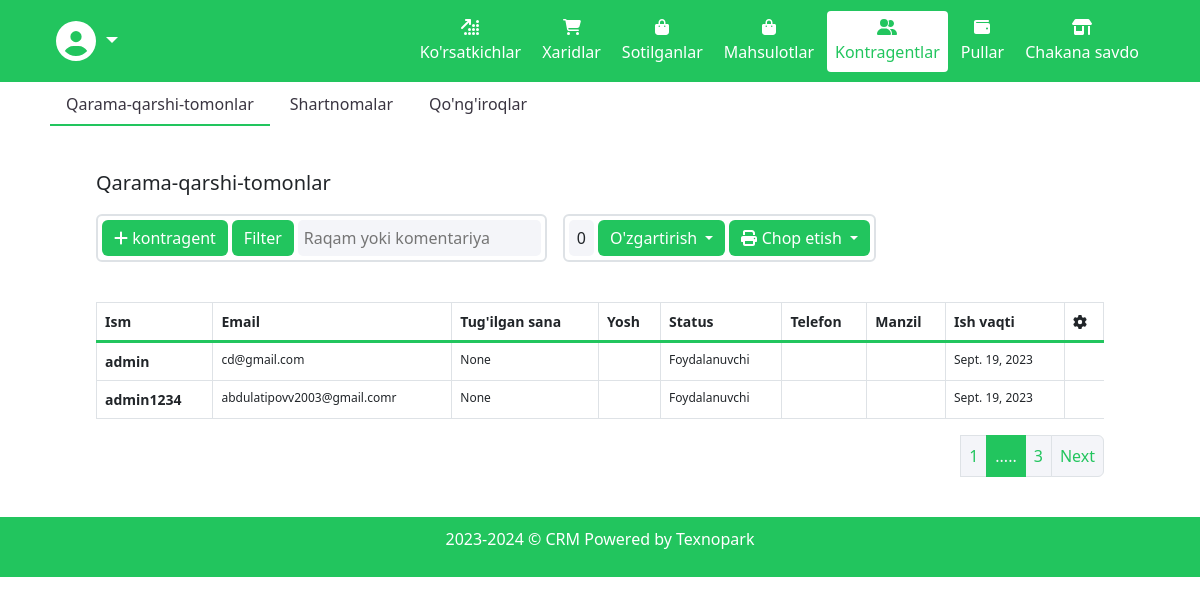
The page /accounts/employee/ (signed in) on the database its author committed.
### accounts/models.py (models this page shows, shortened)
class User(AbstractUser):
    STATUS = (
        ('Sotuvchi', 'Sotuvchi'),
        ('Qabul_qiluvchi', 'Qabul qiluvchi'),
        ('Foydalanuvchi', 'Foydalanuvchi'),
    )
    image = models.ImageField(upload_to='user-images/')
    email = models.EmailField(max_length=200)
    birthday = models.DateField(null=True, verbose_name="Tug'ilgan sana")
    age = models.CharField(max_length=100)
    status = models.CharField(max_length=255, choices=STATUS, default='Foydalanuvchi')
    phone = models.CharField(max_length=100, blank=True)
    address = models.CharField(max_length=200)
    acceptance_date = models.DateField(auto_now_add=True)
    def get_full_name(self):
        if self.first_name and self.last_name:
            return f"{self.first_name} {self.last_name}"
        else:
            return f"{self.username}"

### accounts/views.py (the view)
# urls.py: path('employee/', views.employee, name='employee'),
def employee(request):
    user_list = User.objects.all()
    paginator = Paginator(user_list, 2)  # Show 25 contacts per page.
    page_number = request.GET.get("page")
    object_list = User.objects.filter(is_staff=True).page_obj = paginator.get_page(page_number)
    context = {
        'object_list':object_list,
    }
    return render(request, 'contragents.html', context)

### templates/contragents.html (shortened to what this page needs)
{% extends "base.html" %}
{% load static %}
{% block content %}
<div class="section-wrapper">
  <div class="container-fluid px-2 px-md-5">
    <ul class="nav nav-pills mb-3" id="pills-tab" role="tablist">
      <li class="nav-item" role="presentation">
        <button class="nav-link active" id="kontragents-page" data-bs-toggle="pill" data-bs-target="#kontragents"
          type="button" role="tab" aria-controls="kontragents" aria-selected="true">
          Qarama-qarshi-tomonlar
        </button>
      </li>
      <li class="nav-item" role="presentation">
        <button class="nav-link" id="contracts-page" data-bs-toggle="pill" data-bs-target="#contracts" type="button"
          role="tab" aria-controls="contracts" aria-selected="false">
          Shartnomalar
        </button>
      </li>
      <li class="nav-item" role="presentation">
        <button class="nav-link" id="calls-page" data-bs-toggle="pill" data-bs-target="#calls" type="button" role="tab"
          aria-controls="calls" aria-selected="false">
          Qo'ng'iroqlar
        </button>
      </li>
    </ul>
    <div class="container-fluid px-2 px-md-5 py-4">
      <div class="tab-content" id="pills-tabContent">
        <div class="tab-pane fade show active" id="kontragents" role="tabpanel" aria-labelledby="kontragents-page">
          <div class="kontragents">
            <section class="first">
              <p class="title">Qarama-qarshi-tomonlar</p>
              <div class="functions">
                <div class="border border-2 rounded p-1 d-flex gap-1">
                  <a class="btn btn-primary" href='{% url "accounts:kontragents" %}'><i class="fa-solid fa-plus"></i>
                    kontragent</a>
                  <a class="btn btn-primary filter">Filter</a>
                  <input type="text" placeholder="Raqam yoki komentariya" />
                </div>
                <div class="border border-2 rounded p-1 d-flex gap-1">
                  <div class="number_of_s px-2 d-flex align-items-center">
                    0
                  </div>
                  <div class="dropdown">
                    <a class="btn btn-secondary dropdown-toggle" href="#" role="button" id="dropdownMenuLink"
                      data-bs-toggle="dropdown" aria-expanded="false">
                      O'zgartirish
                    </a>
                  </div>
                  <div class="dropdown">
                    <a class="btn btn-secondary dropdown-toggle" href="#" role="button" id="dropdownMenuLink"
                      data-bs-toggle="dropdown" aria-expanded="false">
                      <i class="fa-solid fa-print"></i> Chop etish
                    </a>
                  </div>
                </div>
              </div>
            </section>
            <div class="table mt-4 products_table">
              <div class="table-responsive pt-3">
                <table class="table table-bordered overflow-scroll">
                  <thead>
                    <tr>
                      <th scope="col">Ism</th>
                      <th scope="col">Email</th>
                      <th scope="col">Tug'ilgan sana</th>
                      <th scope="col">Yosh</th>
                      <th scope="col">Status</th>
                      <th scope="col">Telefon</th>
                      <th scope="col">Manzil</th>
                      <th scope="col">Ish vaqti</th>
                      <th scope="col">
                        <i class="fa-solid fa-gear"></i>
                      </th>
                    </tr>
                  </thead>
                  <tbody>
                    {% for object in object_list %}
                    <tr>
                      <th scope="row">
                        {% if object.first_name %}
                        {{ object.get_full_name }}
                        {% else %}
                        {{ object.username }}
                        {% endif %}
                      </th>
                      <td>{{ object.email }}</td>
                      <td>{{ object.birthday }}</td>
                      <td>{{ object.age }}</td>
                      <td>{{ object.status }}</td>
                      <td>{{ object.phone }}</td>
                      <td>{{ object.address }}</td>
                      <td>{{ object.acceptance_date }}</td>
                    </tr>
                    {% endfor %}
                  </tbody>
                </table>
              </div>
              <ul class="pagination justify-content-end">
                <li class="page-item"><a class="page-link" href="#">{{ object_list.number }} </a></li>
                <li class="page-item active disabled"><a class="page-link" href="#">.....</a></li>
                <li class="page-item"><a class="page-link" href="#">  {{ object_list.paginator.num_pages }}</a></li>
                <li class="page-item">
                  {% if object_list.has_next %}
                  <a class="page-link" href="?page={{ object_list.next_page_number }}">Next</a>
                  {% endif %}
                </li>
              </ul>
            </div>
          </div>
        </div>
      </div>
    </div>
  </div>
</div>
{% endblock content %}

### staticfiles/assets/main-css/root.css (style rules this page uses)
:root { --color-white: #fff; --color-main: #22C55E; --color-gray: #F4F5F9; --gradient-main: linear-gradient(90deg, #c2a1fd 0%, #9154fd 100%); --text: #3a3541; --text-light: #89868d; --text-disable: #b4b2b7; --bg-neutral: #ffffff; --bg-main: #f4f5f9; --bg-second: #e7e7f4; --color-border: #e6e6e6; --size-d-l: 32px; --size-d-m: 30px; --size-d-s: 28px; --size-h-l: 26px; --size-h-m: 24px; --size-h-s: 22px; --size-t-l: 20px; --size-t-m: 18px; --size-t-s: 16px; --size-b-l: 16px; --size-b-m: 14px; --size-b-s: 12px; }

### staticfiles/assets/main-css/main.css (style rules this page uses)
body { max-height: 100vh; }
input, button { font-family: "Secondary"; }
.container-fluid .nav-pills .nav-item button:hover, .container-fluid .nav-pills .nav-item button.active { border-bottom: var(--color-main) 2px solid; }
table tbody { border-top: 3px solid var(--color-main); }
.table-responsive table tr th { font-size : var(--size-b-m); white-space: nowrap; }
.table-responsive tbody tr td { font-size: var(--size-b-s); word-wrap: break-word; }
.title { font-weight : 500; font-size : var(--size-t-l); }
.functions { display : flex; align-items: center; gap : 1rem; flex-wrap : wrap; }
.functions .border { border-color: var(--color-border); }
.functions .border .number_of_s { background : var(--color-gray); border-radius: 5px; }
.functions a.btn { background-color: var(--color-main); border : none; outline : none; }
.functions input { border : none; border-radius : 5px; outline : none; background-color: var(--bg-main); padding : 6px; }
a.filter { background-color: var(--color-main) !important; color : var(--color-white); }
.nav-pills .nav-item button { border-radius: 0; color : var(--text); margin : 2px; }
.nav-pills .nav-item button.active { color : var(--text); background-color: var(--color-white); border-bottom : 2px solid var(--color-main); }
.pagination .page-item .page-link { background: var(--color-gray); box-shadow: none; color : var(--color-main); }
.pagination .page-item.active .page-link { box-shadow: none; border : 1px solid var(--color-main); background: var(--color-main); color : var(--color-gray); cursor : not-allowed; }
.products_table { margin-bottom: 0 !important; }

### staticfiles/css/indicators.css (style rules this page uses)
table tbody { border-top: 3px solid var(--color-main); }

### rows shown on the page
User: username "admin", email "cd@gmail.com", birthday "None", status "Foydalanuvchi", acceptance_date "Sept. 19, 2023"
User: username "admin1234", email "abdulatipovv2003@gmail.comr", birthday "None", status "Foydalanuvchi", acceptance_date "Sept. 19, 2023"

### other values the page prints
{{ object_list.number }} "1"
{{ object_list.paginator.num_pages }} "3"
